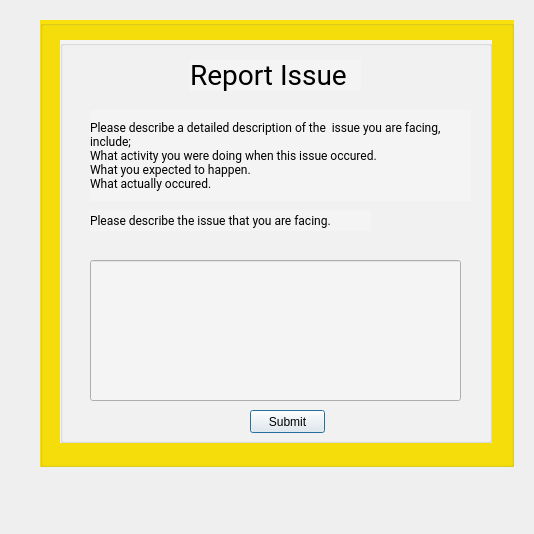
<?xml version="1.0" encoding="UTF-8"?>
<ui version="4.0">
 <class>citezinReportIssueDialog</class>
 <widget class="QDialog" name="citezinReportIssueDialog">
  <property name="geometry">
   <rect>
    <x>0</x>
    <y>0</y>
    <width>534</width>
    <height>534</height>
   </rect>
  </property>
  <property name="windowTitle">
   <string>Dialog</string>
  </property>
  <widget class="QGroupBox" name="groupBox">
   <property name="geometry">
    <rect>
     <x>40</x>
     <y>20</y>
     <width>474</width>
     <height>447</height>
    </rect>
   </property>
   <property name="styleSheet">
    <string notr="true">
background-color: rgb(248, 224, 11);</string>
   </property>
   <property name="title">
    <string/>
   </property>
   <widget class="QGroupBox" name="groupBox_2">
    <property name="geometry">
     <rect>
      <x>20</x>
      <y>20</y>
      <width>432</width>
      <height>403</height>
     </rect>
    </property>
    <property name="styleSheet">
     <string notr="true">background-color: rgb(244, 244, 244);</string>
    </property>
    <property name="title">
     <string/>
    </property>
    <widget class="QLabel" name="label">
     <property name="geometry">
      <rect>
       <x>130</x>
       <y>20</y>
       <width>171</width>
       <height>31</height>
      </rect>
     </property>
     <property name="styleSheet">
      <string notr="true">
font-family: Roboto;
font-style: normal;
font-weight: normal;
font-size: 28px;
line-height: 33px;
</string>
     </property>
     <property name="text">
      <string>Report Issue</string>
     </property>
    </widget>
    <widget class="QLabel" name="label_2">
     <property name="geometry">
      <rect>
       <x>30</x>
       <y>70</y>
       <width>381</width>
       <height>91</height>
      </rect>
     </property>
     <property name="styleSheet">
      <string notr="true">font-family: Roboto;
font-style: normal;
font-weight: normal;
font-size: 12px;
line-height: 14px;

</string>
     </property>
     <property name="text">
      <string>Please describe a detailed description of the  issue you are facing,
include;
What activity you were doing when this issue occured.
What you expected to happen. 
What actually occured.</string>
     </property>
    </widget>
    <widget class="QLabel" name="label_3">
     <property name="geometry">
      <rect>
       <x>30</x>
       <y>170</y>
       <width>281</width>
       <height>21</height>
      </rect>
     </property>
     <property name="styleSheet">
      <string notr="true">font-family: Roboto;
font-style: normal;
font-weight: normal;
font-size: 12px;
line-height: 14px;

color: #000000;</string>
     </property>
     <property name="text">
      <string>Please describe the issue that you are facing.</string>
     </property>
    </widget>
    <widget class="QLineEdit" name="reportissue">
     <property name="geometry">
      <rect>
       <x>30</x>
       <y>220</y>
       <width>371</width>
       <height>141</height>
      </rect>
     </property>
    </widget>
    <widget class="QPushButton" name="submit">
     <property name="geometry">
      <rect>
       <x>190</x>
       <y>370</y>
       <width>75</width>
       <height>23</height>
      </rect>
     </property>
     <property name="text">
      <string>Submit</string>
     </property>
    </widget>
   </widget>
  </widget>
 </widget>
 <resources/>
 <connections/>
</ui>
